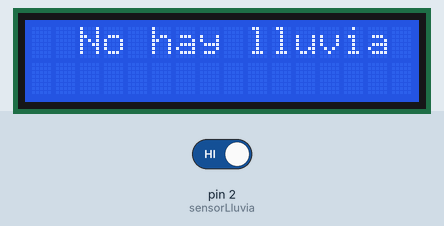
This sketch was run on a simulated Arduino Uno, built with avr-gcc and run on an emulated ATmega328P. Shown: 16×2 character LCD. The inputs (shaded band) are chosen by the test bench; at power-on: pin 2 (sensorLluvia) HIGH.

Above: at 1.2 s.
1.3 s: pin 2 (sensorLluvia) driven LOW
At 3.3 s:
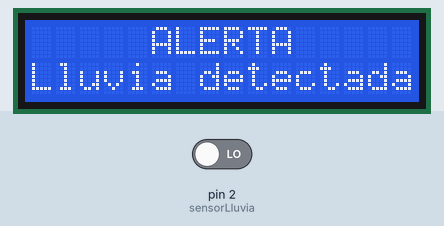
3.6 s: pin 2 (sensorLluvia) driven HIGH
At 4.6 s:
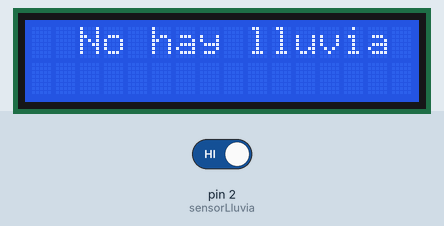
Timing chart, 0 to 6.6 s (numbered marks = the images above; inputs shaded):
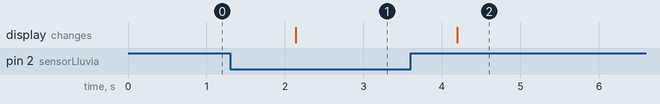

Measured:
- after the input at 1.3 s, the display: changes after 0.84 s (image 1)
- after the input at 3.6 s, the display: changes after 0.59 s (image 2)

The sketch:

Sensor_Lluvia.ino
```cpp
#include <LiquidCrystal_I2C.h>

LiquidCrystal_I2C lcd(0x3F, 16, 2);   // 0x27 en algunos módulos
int sensorLluvia = 2;

void setup() {
  lcd.init();
  lcd.backlight();
}

void loop() {

  int lectura = digitalRead(sensorLluvia);           // primero limpiamos
  if (lectura==LOW){
    lcd.clear();
      lcd.setCursor(0, 0);
  lcd.print("     ALERTA     ");
  lcd.setCursor(0, 1);
  lcd.print("Lluvia detectada");
  }
  else{
    lcd.clear();
  lcd.setCursor(0, 0);
  lcd.print("  No hay lluvia  ");
  lcd.setCursor(0, 1);
  }
  delay(1000);
}
```
